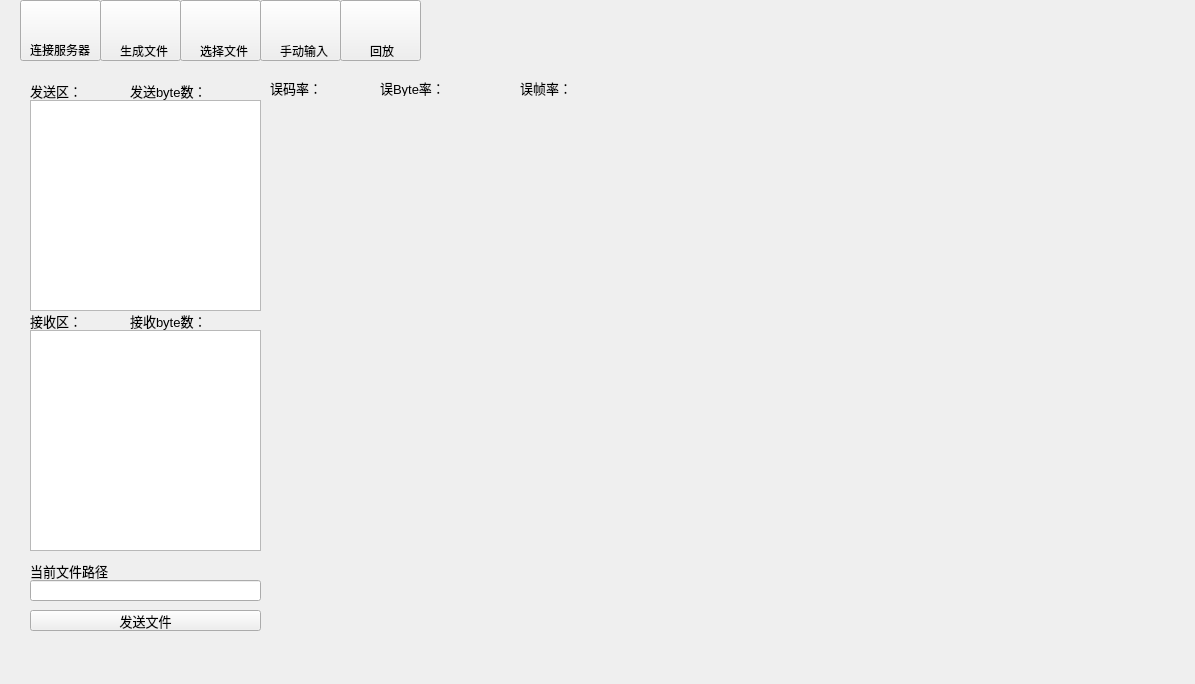
<?xml version="1.0" encoding="UTF-8"?>
<ui version="4.0">
 <class>Widget</class>
 <widget class="QWidget" name="Widget">
  <property name="geometry">
   <rect>
    <x>0</x>
    <y>0</y>
    <width>1195</width>
    <height>684</height>
   </rect>
  </property>
  <property name="windowTitle">
   <string>Widget</string>
  </property>
  <property name="windowIcon">
   <iconset resource="images.qrc">
    <normaloff>:/new/prefix1/image/AppIcon.ico</normaloff>:/new/prefix1/image/AppIcon.ico</iconset>
  </property>
  <widget class="QPushButton" name="pushButton_send">
   <property name="geometry">
    <rect>
     <x>30</x>
     <y>610</y>
     <width>231</width>
     <height>21</height>
    </rect>
   </property>
   <property name="font">
    <font>
     <pointsize>10</pointsize>
    </font>
   </property>
   <property name="text">
    <string>发送文件</string>
   </property>
  </widget>
  <widget class="QLineEdit" name="lineEdit_filePath">
   <property name="geometry">
    <rect>
     <x>30</x>
     <y>580</y>
     <width>231</width>
     <height>21</height>
    </rect>
   </property>
  </widget>
  <widget class="QPushButton" name="pushButton_generate">
   <property name="geometry">
    <rect>
     <x>100</x>
     <y>0</y>
     <width>81</width>
     <height>61</height>
    </rect>
   </property>
   <property name="font">
    <font>
     <pointsize>10</pointsize>
    </font>
   </property>
   <property name="icon">
    <iconset resource="images.qrc">
     <normaloff>:/new/prefix1/image/edit.png</normaloff>:/new/prefix1/image/edit.png</iconset>
   </property>
   <property name="iconSize">
    <size>
     <width>24</width>
     <height>24</height>
    </size>
   </property>
  </widget>
  <widget class="QLabel" name="label_filePath">
   <property name="geometry">
    <rect>
     <x>30</x>
     <y>560</y>
     <width>81</width>
     <height>21</height>
    </rect>
   </property>
   <property name="font">
    <font>
     <pointsize>10</pointsize>
    </font>
   </property>
   <property name="text">
    <string>当前文件路径：</string>
   </property>
  </widget>
  <widget class="QLabel" name="label_sendlog">
   <property name="geometry">
    <rect>
     <x>30</x>
     <y>80</y>
     <width>61</width>
     <height>21</height>
    </rect>
   </property>
   <property name="font">
    <font>
     <pointsize>10</pointsize>
    </font>
   </property>
   <property name="text">
    <string>发送区：</string>
   </property>
  </widget>
  <widget class="QPushButton" name="pushButton_connect">
   <property name="geometry">
    <rect>
     <x>20</x>
     <y>0</y>
     <width>81</width>
     <height>61</height>
    </rect>
   </property>
   <property name="font">
    <font>
     <pointsize>10</pointsize>
    </font>
   </property>
   <property name="text">
    <string notr="true"/>
   </property>
   <property name="icon">
    <iconset resource="images.qrc">
     <normaloff>:/new/prefix1/image/linePainting.png</normaloff>:/new/prefix1/image/linePainting.png</iconset>
   </property>
   <property name="iconSize">
    <size>
     <width>24</width>
     <height>24</height>
    </size>
   </property>
  </widget>
  <widget class="QPushButton" name="pushButton_openManualDialog">
   <property name="geometry">
    <rect>
     <x>260</x>
     <y>0</y>
     <width>81</width>
     <height>61</height>
    </rect>
   </property>
   <property name="font">
    <font>
     <pointsize>10</pointsize>
    </font>
   </property>
   <property name="text">
    <string/>
   </property>
   <property name="icon">
    <iconset resource="images.qrc">
     <normaloff>:/new/prefix1/image/command.png</normaloff>:/new/prefix1/image/command.png</iconset>
   </property>
   <property name="iconSize">
    <size>
     <width>24</width>
     <height>24</height>
    </size>
   </property>
  </widget>
  <widget class="QLabel" name="label_bitErrorRate">
   <property name="geometry">
    <rect>
     <x>270</x>
     <y>80</y>
     <width>51</width>
     <height>16</height>
    </rect>
   </property>
   <property name="font">
    <font>
     <pointsize>10</pointsize>
    </font>
   </property>
   <property name="text">
    <string>误码率：</string>
   </property>
  </widget>
  <widget class="QLabel" name="label_bitErrorValue">
   <property name="geometry">
    <rect>
     <x>320</x>
     <y>80</y>
     <width>51</width>
     <height>16</height>
    </rect>
   </property>
   <property name="font">
    <font>
     <pointsize>10</pointsize>
    </font>
   </property>
   <property name="text">
    <string/>
   </property>
  </widget>
  <widget class="QLabel" name="label_byteErrorRate">
   <property name="geometry">
    <rect>
     <x>380</x>
     <y>80</y>
     <width>61</width>
     <height>16</height>
    </rect>
   </property>
   <property name="font">
    <font>
     <pointsize>10</pointsize>
    </font>
   </property>
   <property name="text">
    <string>误Byte率：</string>
   </property>
  </widget>
  <widget class="QLabel" name="label_frameErrorRate">
   <property name="geometry">
    <rect>
     <x>520</x>
     <y>80</y>
     <width>51</width>
     <height>16</height>
    </rect>
   </property>
   <property name="font">
    <font>
     <pointsize>10</pointsize>
    </font>
   </property>
   <property name="text">
    <string>误帧率：</string>
   </property>
  </widget>
  <widget class="QLabel" name="label_byteErrorValue">
   <property name="geometry">
    <rect>
     <x>440</x>
     <y>80</y>
     <width>61</width>
     <height>16</height>
    </rect>
   </property>
   <property name="font">
    <font>
     <pointsize>10</pointsize>
    </font>
   </property>
   <property name="text">
    <string/>
   </property>
  </widget>
  <widget class="QLabel" name="label_frameErrorValue">
   <property name="geometry">
    <rect>
     <x>570</x>
     <y>80</y>
     <width>51</width>
     <height>16</height>
    </rect>
   </property>
   <property name="font">
    <font>
     <pointsize>10</pointsize>
    </font>
   </property>
   <property name="text">
    <string/>
   </property>
  </widget>
  <widget class="QWidget" name="widget_rate" native="true">
   <property name="geometry">
    <rect>
     <x>270</x>
     <y>100</y>
     <width>441</width>
     <height>271</height>
    </rect>
   </property>
  </widget>
  <widget class="QTextEdit" name="textEdit_sendlog">
   <property name="geometry">
    <rect>
     <x>30</x>
     <y>100</y>
     <width>231</width>
     <height>211</height>
    </rect>
   </property>
  </widget>
  <widget class="QLabel" name="label_connect">
   <property name="geometry">
    <rect>
     <x>30</x>
     <y>40</y>
     <width>61</width>
     <height>20</height>
    </rect>
   </property>
   <property name="font">
    <font>
     <pointsize>9</pointsize>
    </font>
   </property>
   <property name="text">
    <string>连接服务器</string>
   </property>
  </widget>
  <widget class="QLabel" name="label_generate">
   <property name="geometry">
    <rect>
     <x>120</x>
     <y>40</y>
     <width>61</width>
     <height>21</height>
    </rect>
   </property>
   <property name="text">
    <string>生成文件</string>
   </property>
  </widget>
  <widget class="QLabel" name="label_recvlog">
   <property name="geometry">
    <rect>
     <x>30</x>
     <y>310</y>
     <width>61</width>
     <height>21</height>
    </rect>
   </property>
   <property name="font">
    <font>
     <pointsize>10</pointsize>
    </font>
   </property>
   <property name="text">
    <string>接收区：</string>
   </property>
  </widget>
  <widget class="QTextEdit" name="textEdit_recvlog">
   <property name="geometry">
    <rect>
     <x>30</x>
     <y>330</y>
     <width>231</width>
     <height>221</height>
    </rect>
   </property>
  </widget>
  <widget class="QPushButton" name="pushButton_selectFile">
   <property name="geometry">
    <rect>
     <x>180</x>
     <y>0</y>
     <width>81</width>
     <height>61</height>
    </rect>
   </property>
   <property name="font">
    <font>
     <pointsize>10</pointsize>
    </font>
   </property>
   <property name="icon">
    <iconset resource="images.qrc">
     <normaloff>:/new/prefix1/image/load1.png</normaloff>:/new/prefix1/image/load1.png</iconset>
   </property>
   <property name="iconSize">
    <size>
     <width>24</width>
     <height>24</height>
    </size>
   </property>
  </widget>
  <widget class="QLabel" name="label_select">
   <property name="geometry">
    <rect>
     <x>200</x>
     <y>40</y>
     <width>61</width>
     <height>21</height>
    </rect>
   </property>
   <property name="text">
    <string>选择文件</string>
   </property>
  </widget>
  <widget class="QLabel" name="label_num_sendbyte">
   <property name="geometry">
    <rect>
     <x>130</x>
     <y>80</y>
     <width>81</width>
     <height>21</height>
    </rect>
   </property>
   <property name="font">
    <font>
     <pointsize>10</pointsize>
    </font>
   </property>
   <property name="text">
    <string>发送byte数：</string>
   </property>
  </widget>
  <widget class="QLabel" name="label_num_recvbyte">
   <property name="geometry">
    <rect>
     <x>130</x>
     <y>310</y>
     <width>81</width>
     <height>21</height>
    </rect>
   </property>
   <property name="font">
    <font>
     <pointsize>10</pointsize>
    </font>
   </property>
   <property name="text">
    <string>接收byte数：</string>
   </property>
  </widget>
  <widget class="QLabel" name="label_sendbyte_value">
   <property name="geometry">
    <rect>
     <x>210</x>
     <y>80</y>
     <width>51</width>
     <height>21</height>
    </rect>
   </property>
   <property name="font">
    <font>
     <pointsize>10</pointsize>
    </font>
   </property>
   <property name="text">
    <string/>
   </property>
  </widget>
  <widget class="QLabel" name="label_recvbyte_value">
   <property name="geometry">
    <rect>
     <x>210</x>
     <y>310</y>
     <width>51</width>
     <height>21</height>
    </rect>
   </property>
   <property name="font">
    <font>
     <pointsize>10</pointsize>
    </font>
   </property>
   <property name="text">
    <string/>
   </property>
  </widget>
  <widget class="QWidget" name="widget_snr" native="true">
   <property name="geometry">
    <rect>
     <x>270</x>
     <y>370</y>
     <width>441</width>
     <height>271</height>
    </rect>
   </property>
  </widget>
  <widget class="QLabel" name="label_sendmanual">
   <property name="geometry">
    <rect>
     <x>280</x>
     <y>40</y>
     <width>61</width>
     <height>21</height>
    </rect>
   </property>
   <property name="text">
    <string>手动输入</string>
   </property>
  </widget>
  <widget class="QPushButton" name="pushButton_playback">
   <property name="geometry">
    <rect>
     <x>340</x>
     <y>0</y>
     <width>81</width>
     <height>61</height>
    </rect>
   </property>
   <property name="font">
    <font>
     <pointsize>10</pointsize>
    </font>
   </property>
   <property name="text">
    <string/>
   </property>
   <property name="icon">
    <iconset resource="images.qrc">
     <normaloff>:/new/prefix1/image/refresh.png</normaloff>:/new/prefix1/image/refresh.png</iconset>
   </property>
   <property name="iconSize">
    <size>
     <width>24</width>
     <height>24</height>
    </size>
   </property>
  </widget>
  <widget class="QLabel" name="label">
   <property name="geometry">
    <rect>
     <x>370</x>
     <y>40</y>
     <width>61</width>
     <height>21</height>
    </rect>
   </property>
   <property name="text">
    <string>回放</string>
   </property>
  </widget>
 </widget>
 <resources>
  <include location="images.qrc"/>
 </resources>
 <connections/>
</ui>
